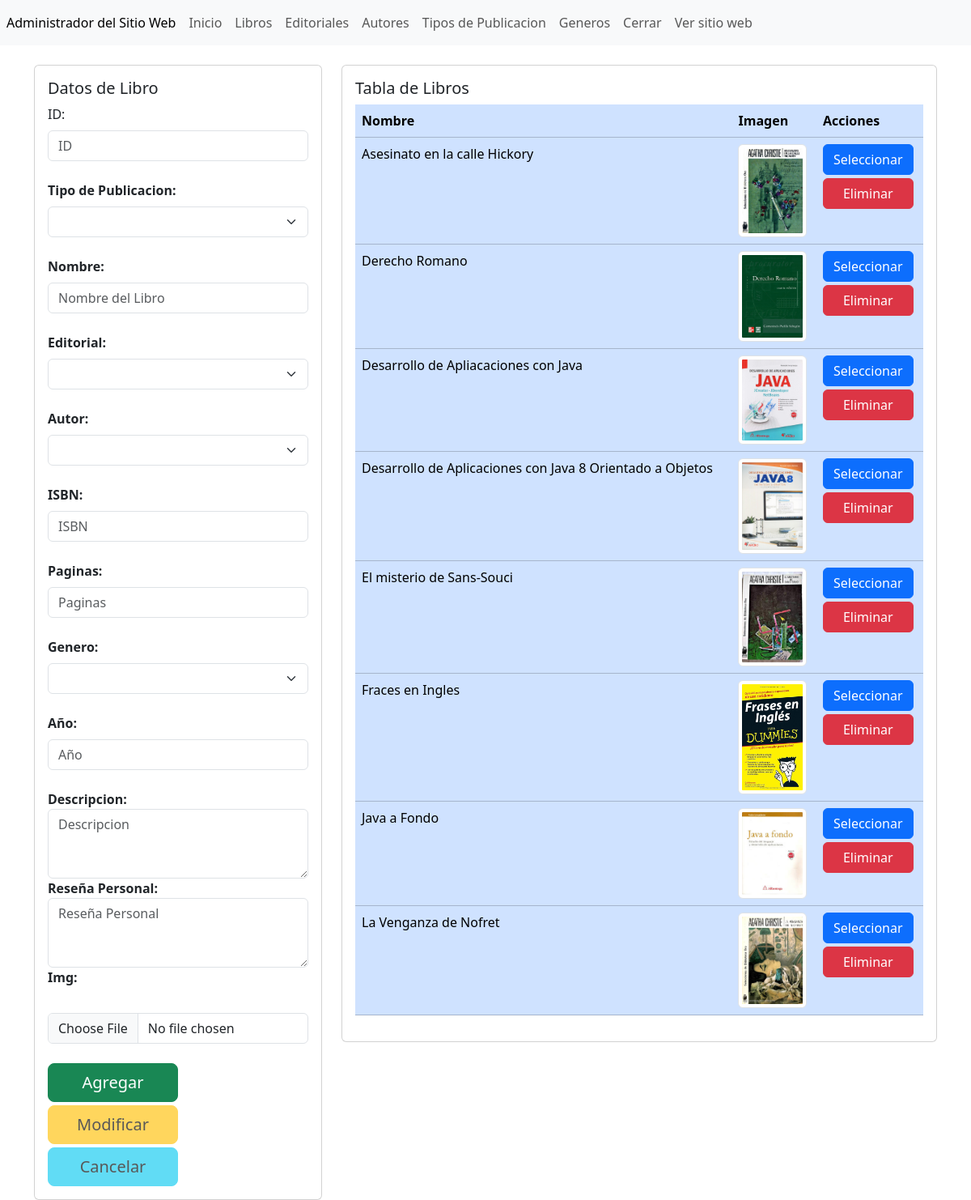
Screenshot of /administrador/seccion/productos.php (signed in) with the database file from the repository.
### tables this page shows
CREATE TABLE IF NOT EXISTS `libros` (
  `id` int(11) NOT NULL AUTO_INCREMENT,
  `tipoPublicacion` varchar(255) NOT NULL,
  `nombre` varchar(255) NOT NULL,
  `imagen` varchar(1000) NOT NULL,
  `editorial` varchar(255) NOT NULL,
  `autor` varchar(255) NOT NULL,
  `isbn` varchar(50) NOT NULL,
  `paginas` varchar(6) NOT NULL,
  `genero` varchar(250) NOT NULL,
  `anio` varchar(6) NOT NULL,
  `detalles` varchar(2000) NOT NULL,
  `reseniaPersonal` varchar(2000) NOT NULL,
  PRIMARY KEY (`id`),
  KEY `genero` (`genero`),
  KEY `tipoPublicacion` (`tipoPublicacion`) USING BTREE,
  KEY `editorial` (`editorial`) USING BTREE,
  KEY `autor` (`autor`) USING BTREE
);

### administrador/seccion/productos.php (the view, shortened to what this page needs)
<?php include ('../template/cabecera.php'); ?>
<?php
$txtID = (isset($_POST['txtID'])) ? $_POST['txtID'] : "";
$txtTipo = (isset($_POST['txtTipo'])) ? $_POST['txtTipo'] : "";
$txtNombre = (isset($_POST['txtNombre'])) ? $_POST['txtNombre'] : "";
$txtEditorial = (isset($_POST['txtEditorial'])) ? $_POST['txtEditorial'] : "";
$txtAutor = (isset($_POST['txtAutor'])) ? $_POST['txtAutor'] : "";
$txtisbn = (isset($_POST['txtisbn'])) ? $_POST['txtisbn'] : "";
$txtPaginas = (isset($_POST['txtPaginas'])) ? $_POST['txtPaginas'] : "";
$txtGenero = (isset($_POST['txtGenero'])) ? $_POST['txtGenero'] : "";
$txtAnio = (isset($_POST['txtAnio'])) ? $_POST['txtAnio'] : "";
$accion = (isset($_POST['accion'])) ? $_POST['accion'] : "";
include ('../config/bd.php');
$sentenciaSQL = $conexion->prepare("SELECT * FROM libros ORDER BY nombre");
$sentenciaSQL->execute();
$listaLibros = $sentenciaSQL->fetchAll(PDO::FETCH_ASSOC);
?>
<div class="col-md-4">
    <div class="card">
        <div class="card-body">
            <h5 class="card-title">Datos de Libro</h5>
            <form id="1" method="POST" enctype="multipart/form-data">
                <div data-mdb-input-init class="form-outline mb-4">
                    <label class="form-label" for="form2Example1">ID:</label>
                    <input type="text" required readonly value="<?php echo $txtID; ?>" class="form-control" id="txtID"
                        name="txtID" placeholder="ID" />
                </div>
                <div data-mdb-input-init class="form-outline mb-4">
                    <label class="form-label" for="form2Example1"><strong>Tipo de Publicacion:</strong></label>
                    <select class="form-select" aria-label="Default select example" id="txtTipo" name="txtTipo"
                        value="<?php echo $txtTipo; ?>">
                        <option> <?php echo $txtTipo; ?></option>
                        <?php
                        include ('../config/conexion.php');
                        $consulta = "SELECT * FROM tipopublicacion ORDER BY nombreTipo";
                        $ejecutarConsulta = mysqli_query($conexion, $consulta) or die(mysqli_error($conexion));
                        ?>
                        <?php foreach ($ejecutarConsulta as $tipos): ?>
                            <option><?php echo $tipos['nombreTipo'] ?></option>
                        <?php endforeach ?>
                    </select>
                </div>
                <div data-mdb-input-init class="form-outline mb-4">
                    <label class="form-label" for="form2Example1"><strong>Nombre:</strong></label>
                    <input type="text" required value="<?php echo $txtNombre; ?>" class="form-control" id="txtNombre"
                        name="txtNombre" placeholder="Nombre del Libro" />
                </div>
                <div data-mdb-input-init class="form-outline mb-4">
                    <label class="form-label" for="form2Example1"><strong>Editorial:</strong></label>
                    <select class="form-select" aria-label="Default select example" id="txtEditorial"
                        name="txtEditorial" value="<?php echo $txtEditorial; ?>">
                        <option> <?php echo $txtEditorial; ?></option>
                        <?php
                        include ('../config/conexion.php');
                        $consulta = "SELECT * FROM editorial ORDER BY nombreEditorial";
                        $ejecutarConsulta = mysqli_query($conexion, $consulta) or die(mysqli_error($conexion));
                        ?>
                        <?php foreach ($ejecutarConsulta as $editoriales): ?>
                            <option><?php echo $editoriales['nombreEditorial'] ?></option>
                        <?php endforeach ?>
                    </select>
                </div>
                <div data-mdb-input-init class="form-outline mb-4">
                    <label class="form-label" for="form2Example1"><strong>Autor:</strong></label>
                    <select class="form-select" aria-label="Default select example" id="txtAutor" name="txtAutor"
                        value="<?php echo $txtAutor; ?>">
                        <option> <?php echo $txtAutor; ?></option>
                        <?php
                        include ('../config/conexion.php');
                        $consulta = "SELECT * FROM autores ORDER BY nombreAutor";
                        $ejecutarConsulta = mysqli_query($conexion, $consulta) or die(mysqli_error($conexion));
                        ?>
                        <?php foreach ($ejecutarConsulta as $autores): ?>
                            <option><?php echo $autores['nombreAutor'] ?></option>
                        <?php endforeach ?>
                    </select>
                </div>
                <div data-mdb-input-init class="form-outline mb-4">
                    <label class="form-label" for="form2Example1"><strong>ISBN:</strong></label>
                    <input type="text" value="<?php echo $txtisbn; ?>" class="form-control" id="txtisbn" name="txtisbn"
                        placeholder="ISBN" />
                </div>
                <div data-mdb-input-init class="form-outline mb-4">
                    <label class="form-label" for="form2Example1"><strong>Paginas:</strong></label>
                    <input type="text" required value="<?php echo $txtPaginas; ?>" class="form-control" id="txtPaginas"
                        name="txtPaginas" placeholder="Paginas" />
                </div>
                <div data-mdb-input-init class="form-outline mb-4">
                    <label class="form-label" for="genero"><strong>Genero:</strong></label>
                    <select class="form-select" aria-label="Default select example" id="txtGenero" name="txtGenero"
                        value="<?php echo $txtGenero; ?>">
                        <option> <?php echo $txtGenero; ?></option>
                        <?php
                        include ('../config/conexion.php');
                        $consulta = "SELECT * FROM genero ORDER BY nombregenero";
                        $ejecutarConsulta = mysqli_query($conexion, $consulta) or die(mysqli_error($conexion));
                        ?>
                        <?php foreach ($ejecutarConsulta as $generos): ?>
                            <option><?php echo $generos['nombregenero'] ?></option>
                        <?php endforeach ?>
                    </select>
                </div>
                <div data-mdb-input-init class="form-outline mb-4">
                    <label class="form-label" for="anio"><strong>Año:</strong></label>
                    <input type="text" value="<?php echo $txtAnio; ?>" class="form-control" id="txtAnio" name="txtAnio"
                        placeholder="Año" />
                </div>
                <div class="form-group">
                    <label for="exampleFormControlTextarea1"><strong>Descripcion:</strong></label>
                    <textarea form="1" class="form-control" id="txtDescripcion1" rows="3" name="txtDescripcion1"
                        placeholder="Descripcion"><?php if (isset($_POST['accion'])) {
                        } ?></textarea>
                </div>
                <div class="form-group">
                    <label for="reseniaPersonal"><strong>Reseña Personal:</strong></label>
                    <textarea form="1" class="form-control" id="txtResenia" rows="3" name="txtResenia"
                        placeholder="Reseña Personal"><?php if (isset($_POST['accion'])) {
                        } ?></textarea>
                </div>
                <div data-mdb-input-init class="form-outline mb-4">
                    <label class="form-label" for="form2Example1"><strong>Img:</strong></label>
                    <br />
                    <br />
                    <input type="file" class="form-control" id="txtImagen" name="txtImagen"
                        placeholder="Imagen del Libro" />
                </div>
                <div class="d-grid gap-1 col-6" role="group" aria-label="Button group name">
                    <button type="submit" class="btn btn-success btn-lg" name="accion" <?php echo ($accion == "Seleccionar") ? "disabled" : ""; ?> value="Agregar">
                        Agregar
                    </button>
                    <button type="submit" class="btn btn-warning btn-lg" name="accion" <?php echo ($accion != "Seleccionar") ? "disabled" : ""; ?> value="Modificar">
                        Modificar
                    </button>
                    <button type="submit" class="btn btn-info btn-lg" name="accion" <?php echo ($accion != "Seleccionar") ? "disabled" : ""; ?> value="Cancelar">
                        Cancelar
                    </button>
                </div>
            </form>
        </div>
    </div>
</div>
<div class="col-md-8">
    <div class="card">
        <div class="card-body">
            <h5 class="card-title">Tabla de Libros</h5>
            <div class="table-responsive">
                <table class="table table-primary">
                    <thead>
                        <tr>
                            <th scope="col">Nombre</th>
                            <th scope="col">Imagen</th>
                            <th scope="col">Acciones</th>
                        </tr>
                    </thead>
                    <tbody>
                        <?php foreach ($listaLibros as $libro) { ?>
                            <tr class="">
                                <td><?php echo $libro['nombre']; ?></td>
                                <td>
                                    <img class="img-thumbnail rounded" src="../../img/<?php echo $libro['imagen']; ?>"
                                        alt="" width="85">
                                </td>
                                <td>
                                    <form method="post">
                                        <div class="d-grid gap-1 col-4" role="group" aria-label="Button group name">
                                            <input type="submit" name="accion" value="Seleccionar"
                                                class="btn btn-primary" />
                                            <input type="submit" name="accion" value="Eliminar" class="btn btn-danger" />
                                        </div>
                                    </form>
                                </td>
                            </tr>
                        <?php } ?>
                    </tbody>
                </table>
            </div>
        </div>
    </div>
</div>
<?php include ('../template/pie.php'); ?>

### rows the page displays
libros: nombre "Asesinato en la calle Hickory", imagen (picture)
libros: nombre "Derecho Romano", imagen (picture)
libros: nombre "Desarrollo de Apliacaciones con Java", imagen (picture)
libros: nombre "Desarrollo de Aplicaciones con Java 8 Orientado a Objetos", imagen (picture)
libros: nombre "El misterio de Sans-Souci", imagen (picture)
libros: nombre "Fraces en Ingles", imagen (picture)
libros: nombre "Java a Fondo", imagen (picture)
libros: nombre "La Venganza de Nofret", imagen (picture)
